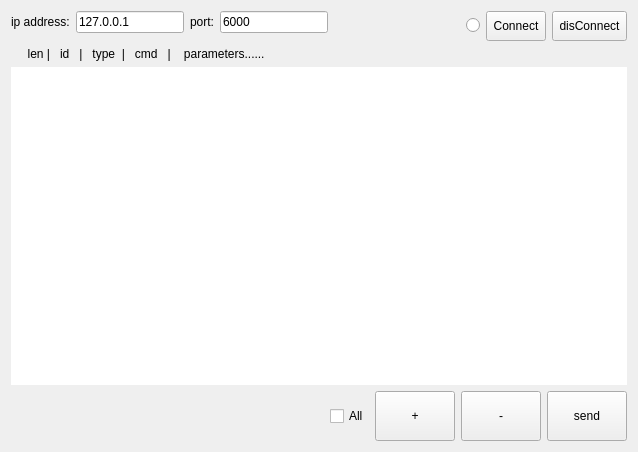
<?xml version="1.0" encoding="UTF-8"?>
<ui version="4.0">
 <class>MainWindow</class>
 <widget class="QMainWindow" name="MainWindow">
  <property name="geometry">
   <rect>
    <x>0</x>
    <y>0</y>
    <width>638</width>
    <height>452</height>
   </rect>
  </property>
  <property name="windowTitle">
   <string>MainWindow</string>
  </property>
  <property name="styleSheet">
   <string notr="true">QListView {
      show-decoration-selected: 1;
      border:none; 
      }
      QListView::item {
            border: 1px solid #d9d9d9;
            border-left-color: transparent;
            border-top-color: transparent;
        }
      QListView::item:hover {
            background: qlineargradient(x1: 0, y1: 0, x2: 0, y2: 1, stop: 0 #e7effd, stop: 1 #cbdaf1);
            border: 1px solid #bfcde4;
        }
      QListView::item:selected {
            border: 1px solid #567dbc;
        }
      QListView::item:selected:active{
            background: qlineargradient(x1: 0, y1: 0, x2: 0, y2: 1, stop: 0 #6ea1f1, stop: 1 #567dbc);
        }
      QListView::item:selected:!active {
            background: qlineargradient(x1: 0, y1: 0, x2: 0, y2: 1, stop: 0 #6b9be8, stop: 1 #577fbf);
        }</string>
  </property>
  <widget class="QWidget" name="centralWidget">
   <layout class="QVBoxLayout" name="verticalLayout_2" stretch="0,0,1,0">
    <item>
     <layout class="QHBoxLayout" name="horizontalLayout_2">
      <item>
       <layout class="QFormLayout" name="formLayout">
        <item row="0" column="0">
         <widget class="QLabel" name="label">
          <property name="text">
           <string>ip address:</string>
          </property>
         </widget>
        </item>
        <item row="0" column="1">
         <widget class="QLineEdit" name="lineEditIpAddr">
          <property name="text">
           <string>127.0.0.1</string>
          </property>
         </widget>
        </item>
       </layout>
      </item>
      <item>
       <layout class="QFormLayout" name="formLayout_2">
        <item row="0" column="0">
         <widget class="QLabel" name="label_2">
          <property name="text">
           <string>port:</string>
          </property>
         </widget>
        </item>
        <item row="0" column="1">
         <widget class="QLineEdit" name="lineEditIpPort">
          <property name="text">
           <string>6000</string>
          </property>
         </widget>
        </item>
       </layout>
      </item>
      <item>
       <spacer name="horizontalSpacer_2">
        <property name="orientation">
         <enum>Qt::Horizontal</enum>
        </property>
        <property name="sizeHint" stdset="0">
         <size>
          <width>40</width>
          <height>20</height>
         </size>
        </property>
       </spacer>
      </item>
      <item>
       <widget class="QRadioButton" name="radioButton">
        <property name="text">
         <string/>
        </property>
        <property name="checkable">
         <bool>true</bool>
        </property>
        <property name="autoRepeat">
         <bool>false</bool>
        </property>
        <property name="autoExclusive">
         <bool>true</bool>
        </property>
       </widget>
      </item>
      <item>
       <widget class="QToolButton" name="btnConnect">
        <property name="minimumSize">
         <size>
          <width>40</width>
          <height>30</height>
         </size>
        </property>
        <property name="text">
         <string>Connect</string>
        </property>
       </widget>
      </item>
      <item>
       <widget class="QToolButton" name="btnDisconnect">
        <property name="minimumSize">
         <size>
          <width>40</width>
          <height>30</height>
         </size>
        </property>
        <property name="text">
         <string>disConnect</string>
        </property>
       </widget>
      </item>
     </layout>
    </item>
    <item>
     <widget class="QLabel" name="label_3">
      <property name="text">
       <string>     len |   id   |   type  |   cmd   |    parameters......   </string>
      </property>
     </widget>
    </item>
    <item>
     <widget class="QListWidget" name="listWidget"/>
    </item>
    <item>
     <layout class="QHBoxLayout" name="horizontalLayout_3">
      <item>
       <spacer name="horizontalSpacer">
        <property name="orientation">
         <enum>Qt::Horizontal</enum>
        </property>
        <property name="sizeHint" stdset="0">
         <size>
          <width>40</width>
          <height>20</height>
         </size>
        </property>
       </spacer>
      </item>
      <item>
       <widget class="QCheckBox" name="checkBox">
        <property name="text">
         <string>All</string>
        </property>
       </widget>
      </item>
      <item>
       <widget class="QPushButton" name="btnAdd">
        <property name="minimumSize">
         <size>
          <width>50</width>
          <height>50</height>
         </size>
        </property>
        <property name="text">
         <string>+</string>
        </property>
       </widget>
      </item>
      <item>
       <widget class="QPushButton" name="btnRemove">
        <property name="minimumSize">
         <size>
          <width>50</width>
          <height>50</height>
         </size>
        </property>
        <property name="text">
         <string>-</string>
        </property>
       </widget>
      </item>
      <item>
       <widget class="QToolButton" name="btnSendAll">
        <property name="minimumSize">
         <size>
          <width>80</width>
          <height>50</height>
         </size>
        </property>
        <property name="text">
         <string>send</string>
        </property>
       </widget>
      </item>
     </layout>
    </item>
   </layout>
  </widget>
 </widget>
 <layoutdefault spacing="6" margin="11"/>
 <resources/>
 <connections/>
</ui>
